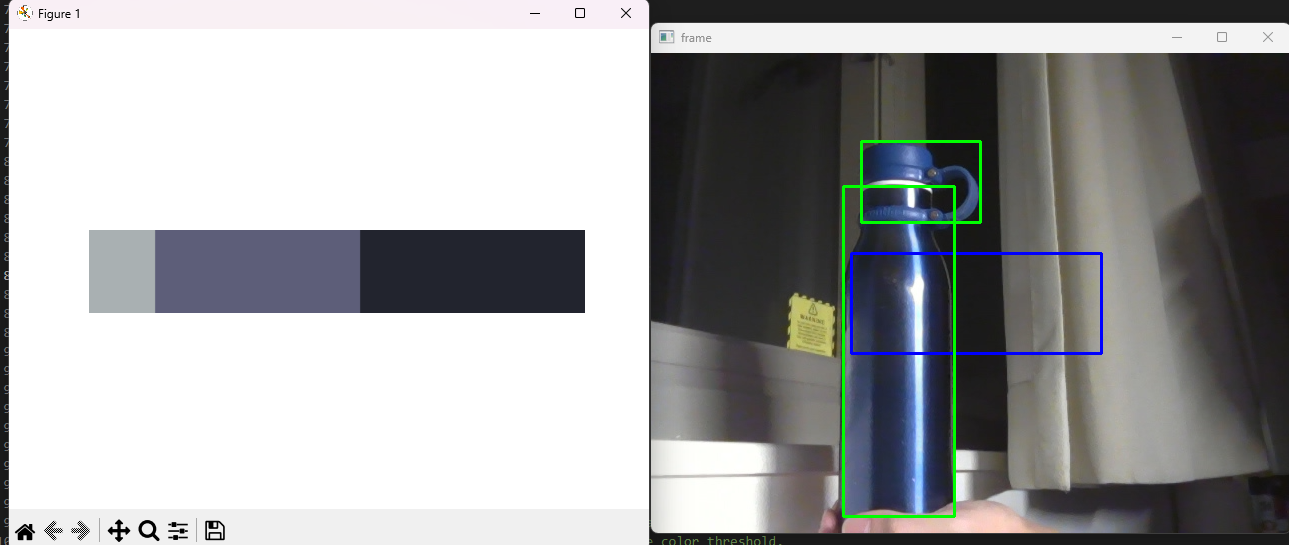
#> input picture 180Dlab-old.png, 1289 x 545 px, given in place of the camera
$ python videohsv.py
#> lines starting #> are read from the running program, lines starting #| are printed output that depends on the picture; after the words box and inside, x2 and y2 are one past the last pixel; in counts of white or black regions, pixels touching at a corner belong together
# Code basis taken from https://docs.opencv.org/3.0-beta/doc/py_tutorials/py_gui/py_video_display/py_video_display.html
# Modified using code snippets from https://docs.opencv.org/4.x/df/d9d/tutorial_py_colorspaces.html
# Modified using code snippets from https://docs.opencv.org/4.x/dd/d49/tutorial_py_contour_features.html
# Grayscale conversion taken from https://stackoverflow.com/questions/38438646/findcontours-support-only-8uc1-and-32sc1-images, by Dainius Saltenis
# For loop taken from https://stackoverflow.com/questions/41542861/unable-to-display-bounding-rectangles-around-contours-in-opencv-python
# Dominant color code taken from https://code.likeagirl.io/finding-dominant-colour-on-an-image-b4e075f98097
# Image cropping code taken from https://stackoverflow.com/questions/15589517/how-to-crop-an-image-in-opencv-using-python

import numpy as np
import cv2
import matplotlib.pyplot as plt
from sklearn.cluster import KMeans

cap = cv2.VideoCapture(0)

while(True):
    # Capture frame-by-frame
    ret, frame = cap.read()
#> frame is the input picture: shape (545, 1289, 3); mean B, G, R 160.9, 160.3, 159.4

    # Our operations on the frame come here
    hsv = cv2.cvtColor(frame, cv2.COLOR_BGR2HSV)
#> hsv: shape (545, 1289, 3); mean H, S, V 37.3, 18.9, 164.8

    # define range of blue color in HSV
    lower_blue = np.array([110,50,50])
    upper_blue = np.array([130,255,255])

    mask = cv2.inRange(hsv, lower_blue, upper_blue)
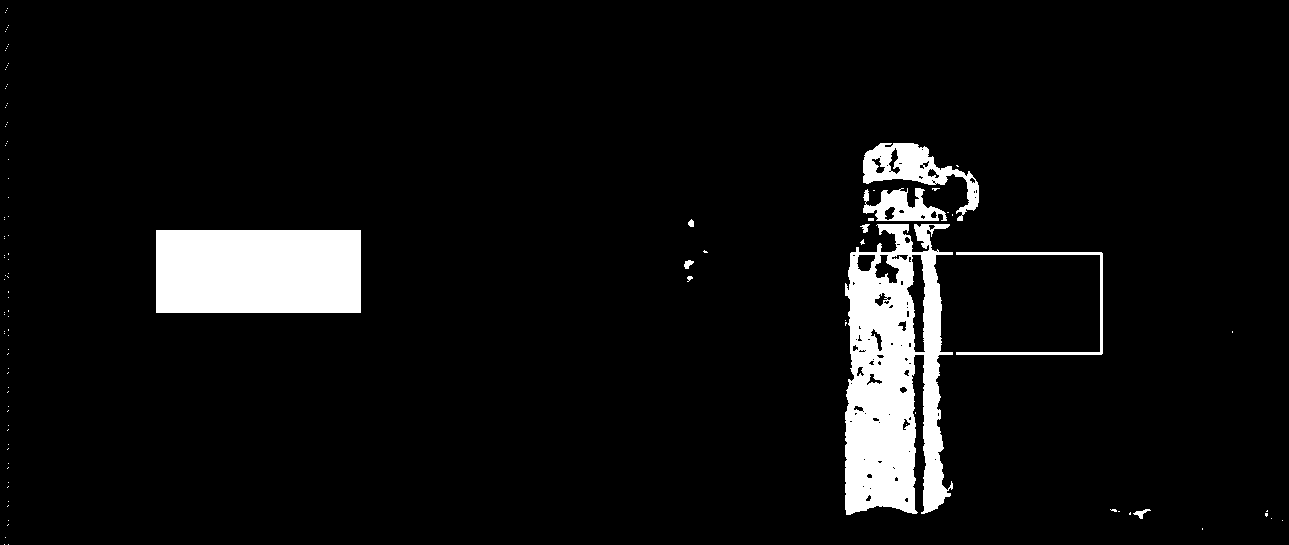
#> mask: shape (545, 1289); 6.3% white; 108 white regions (98 under 20 px)
    res = cv2.bitwise_and(frame,frame, mask= mask)
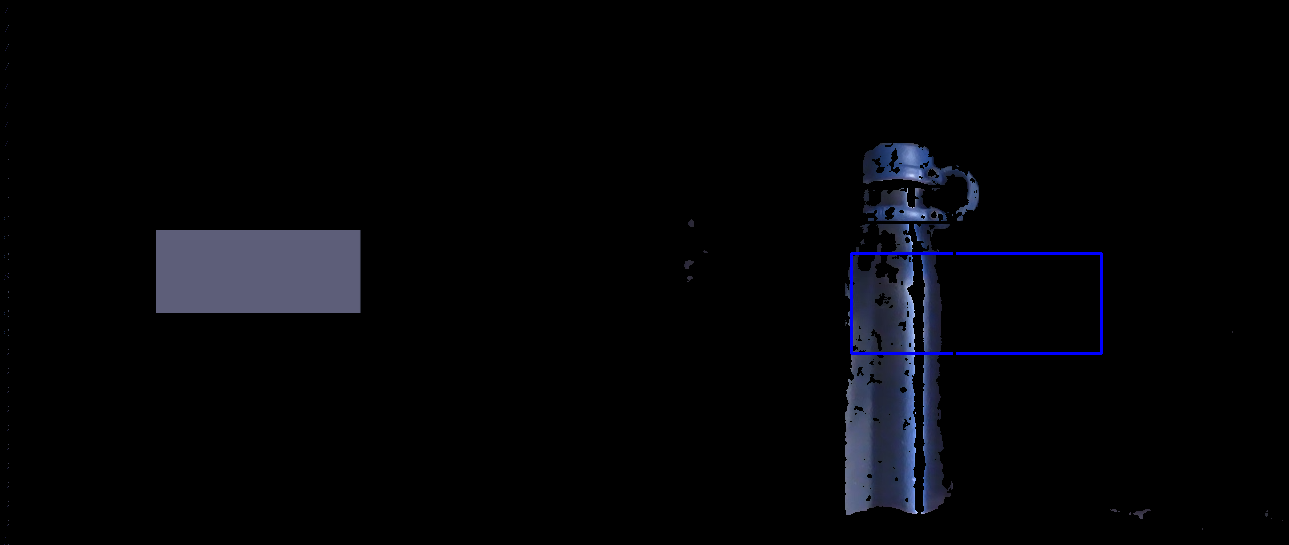
#> res: shape (545, 1289, 3); mean B, G, R 7.2, 4.7, 4.3

    # Dominant color code - see header for source
    def find_histogram(clt):
        """
        create a histogram with k clusters
        :param: clt
        :return:hist
        """
        numLabels = np.arange(0, len(np.unique(clt.labels_)) + 1)
        (hist, _) = np.histogram(clt.labels_, bins=numLabels)

        hist = hist.astype("float")
        hist /= hist.sum()

        return hist
    def plot_colors2(hist, centroids):
        bar = np.zeros((50, 300, 3), dtype="uint8")
        startX = 0

        for (percent, color) in zip(hist, centroids):
            # plot the relative percentage of each cluster
            endX = startX + (percent * 300)
            cv2.rectangle(bar, (int(startX), 0), (int(endX), 50),
                        color.astype("uint8").tolist(), -1)
            startX = endX

        # return the bar chart
        return bar

    # Crop frame
    # Through trial and error, image size is 650x500
    crop_frame = frame[200:300, 200:450]

    # Through trial and error
    # Displays rectangle for determining majority color - blue border
    cv2.rectangle(frame,(200,200),(450,300),(255,0,0),2)
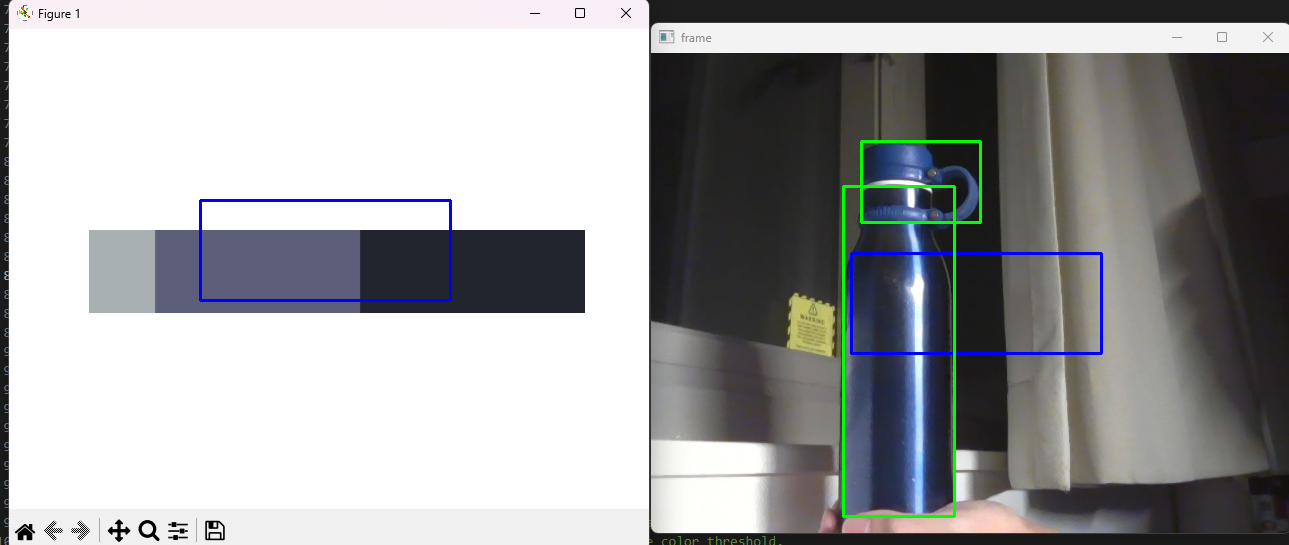
#> frame: shape (545, 1289, 3); 0.3% of pixels changed, all inside (x1, y1, x2, y2) = (199, 199, 452, 302)

    dom = cv2.cvtColor(crop_frame, cv2.COLOR_BGR2RGB)
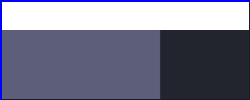
#> crop_frame: shape (100, 250, 3); mean B, G, R 145.3, 120.4, 119.5

    dom = dom.reshape((dom.shape[0] * dom.shape[1],3)) #represent as row*column,channel number
    clt = KMeans(n_clusters=3) #cluster number
    clt.fit(dom)

    hist = find_histogram(clt)
    bar = plot_colors2(hist, clt.cluster_centers_)
#> after the loop in plot_colors2, `for (percent, color) in zip(hist, centroids):`:
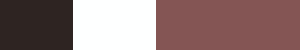
#> bar: shape (50, 300, 3); mean of channels 0, 1, 2 119.1, 120.1, 144.8; drawn as B, G, R

    plt.axis("off")
    plt.imshow(bar)
    plt.show()

    # Bounding box
    img = cv2.cvtColor(res, cv2.COLOR_BGR2GRAY)
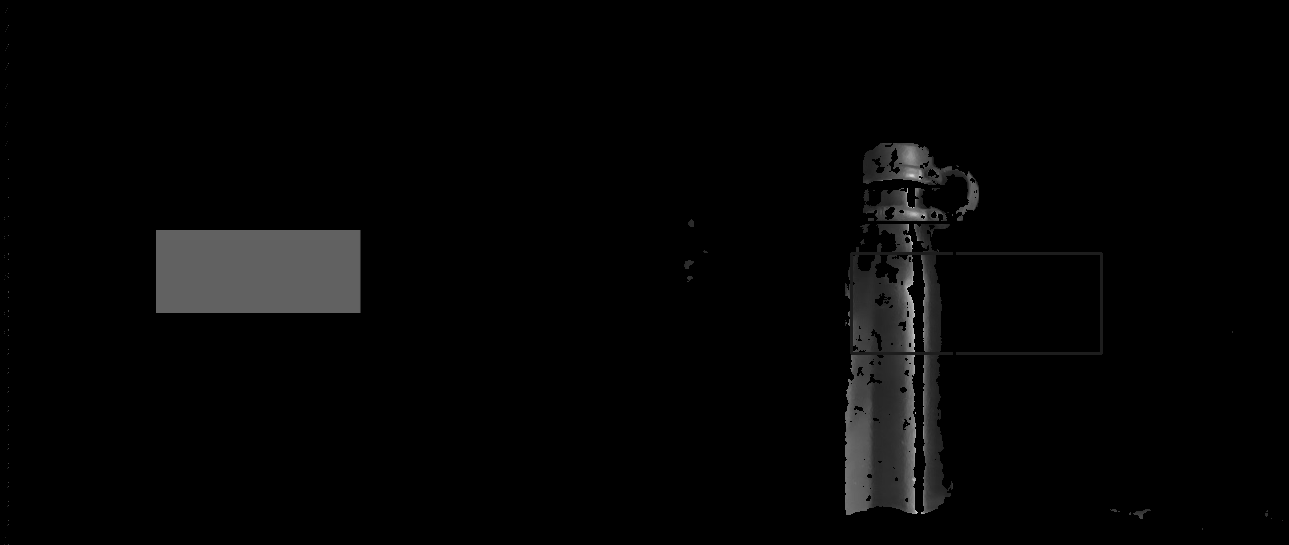
#> img: shape (545, 1289); min 0, max 214, mean 4.8
    contours,hierarchy = cv2.findContours(img, 1, 2)
#> contours = 196 contours, 160 with area under 20; largest, box (x1, y1, x2, y2) and area: (845, 224, 953, 515) 22982, (156, 230, 361, 313) 16728, (863, 143, 979, 221) 3082, (863, 188, 947, 221) 1497, (906, 254, 926, 353) 1108
    for contour in contours:
        x,y,w,h = cv2.boundingRect(contour)
        # Filter out small rectangles
        # Credit to Ashish Basetty for the idea
        if(w > 40):
            cv2.rectangle(frame,(x,y),(x+w,y+h),(0,255,0),2)
#> this loop made 196 passes
#> (x, y, w, h) on passes 1 to 3: (8, 544, 1, 1), (4, 544, 1, 1), (5, 537, 1, 1)
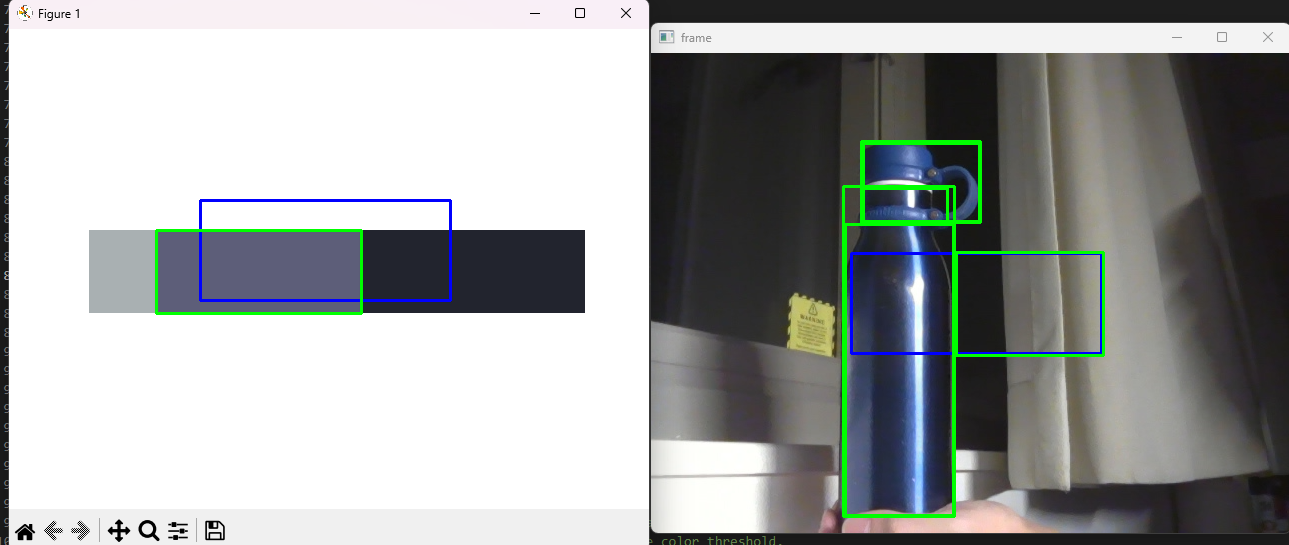
#> frame: shape (545, 1289, 3); 0.73% of pixels changed, all inside (x1, y1, x2, y2) = (155, 143, 1105, 515)

    # Display the resulting frame
    cv2.imshow('frame',frame)
    if cv2.waitKey(1) & 0xFF == ord('q'):
#> (key q is pressed here)
        break

# When everything done, release the capture
cap.release()
cv2.destroyAllWindows()

# Lab question answers:
# 1: I did not notice a big difference between tracking for HSV and RGB. The range needs to be significant to account for differences in lighting depending on orientation.
# 2: The flashlight helps with tracking, as the object more closely matches the color threshold.
# 3: Changing the phone brightness helps to an extent, but exceeds the threshold if turned too bright.
# 4: I did not notice a large difference in the robustness to brightness of my phone compared to my non-phone object.
